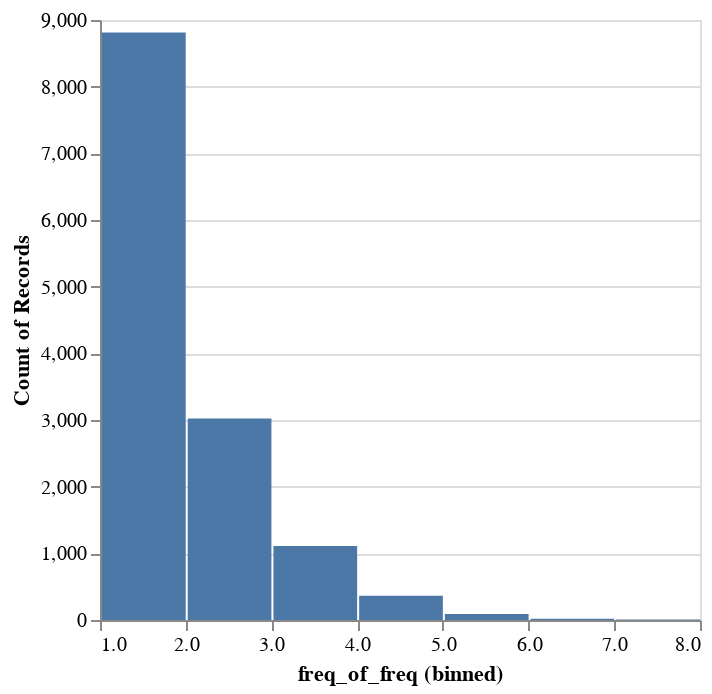

Notebook code cell kept with this figure:
### Code cell
from mturk import process_listener as pl
from mturk import guess_id as guess
# adds annotations

def aggregate_all():
    examples = []
    listener_log = []
    for h in hits[2:]:
        print('processing', h)
        speaker_path = os.path.join('hits', h, 'speaker.jsonl')
        listener_path = os.path.join('hits', h, 'listener.raw.jsonl')
        lines = [QueryLine(line.strip()) for line in open(speaker_path, 'r').readlines()]
        examples += [l for l in lines if l.is_example()]
        listener_log += [QueryLine(line.strip()) for line in open(listener_path, 'r').readlines()]
#     formulas = [l.example()['targetFormula'] for l in examples]
#     paths = list(map(lambda x: reduce_formula(x), formulas))
    paths = [reduce_formula(l.example()['targetFormula'])
             + guess.hash_query(l.json, keys=['context']) for l in examples]
    pathsset = set(paths)
    pathcounter = collections.Counter(paths)
    countisone = [k for k in pathcounter.keys() if pathcounter[k] == 1]
    freqfreq = pathcounter.values()
    spec = {
      "data": {"values": [{"freq_of_freq": v} for v in freqfreq]},
      "mark": "bar",
      "encoding": {
        "x": {
          "field": "freq_of_freq",
          "type": "quantitative",
          "bin": {"step": 1} 
        },
        "y": {
          "aggregate": "count",
          "type": "quantitative"
        }
      }
    }
    chart = alt.VegaLite(spec)
    display(chart)
    print(len(paths), len(pathsset), len(countisone))
    
    pl.process_listener(examples, listener_log)
    speakers, listeners = pl.aggregate_turker(examples)
    print('got {} examples, {} listeners log'.format(len(examples), len(listener_log)))
    return speakers, listeners

speakers, listeners = aggregate_all()

### Figure 1 — Vega-Lite specification as saved in the notebook (floating-point values rounded to 4 significant figures; data arrays with more than 128 entries replaced by an {"elided": "..."} marker saying what was removed)
{"data": {"values": {"elided": "13424 records"}}, "encoding": {"x": {"bin": {"step": 1}, "field": "freq_of_freq", "type": "quantitative"}, "y": {"aggregate": "count", "type": "quantitative"}}, "mark": "bar"}
